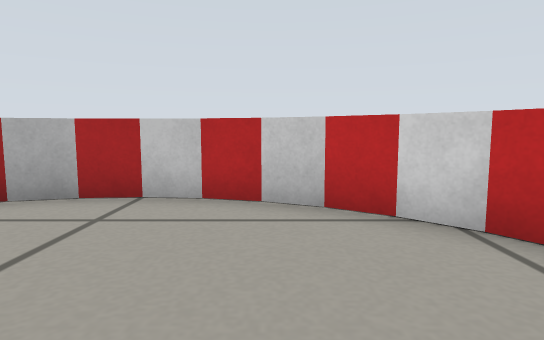
[1] (above)

15 first-person views from a walk through a world built for the Gazebo simulator. The camera is 0.25 m above the floor, tilts 6° down and sees 75° across. The floor is counted in squares, 0.25 m on a side. Each view is taken from the middle of a square. On the plan, view 1 faces up. The plan holds only what a view shows up to about 13 squares ahead; the rest is blank. The place goes on beyond the plan.

[2]
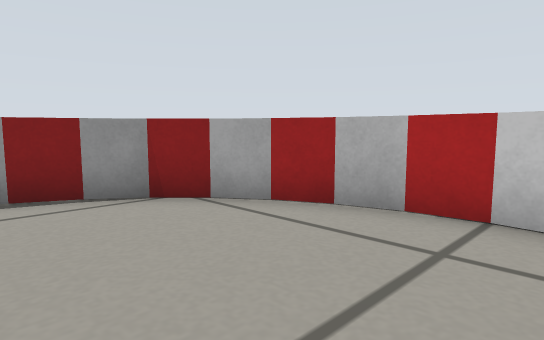

[3]
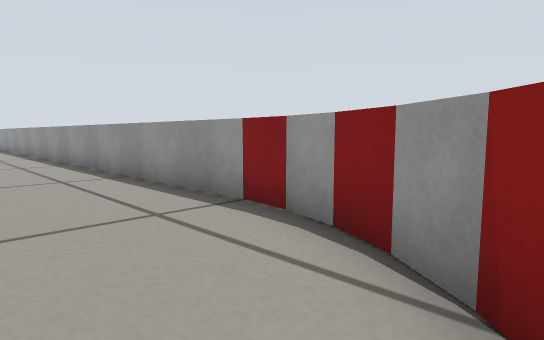

[4]
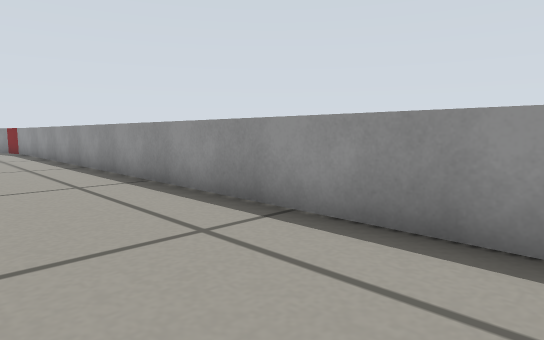

[5]
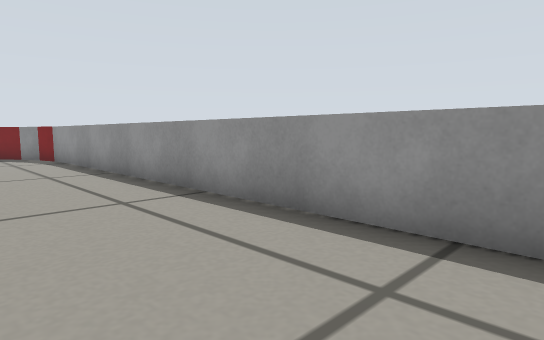

[6]
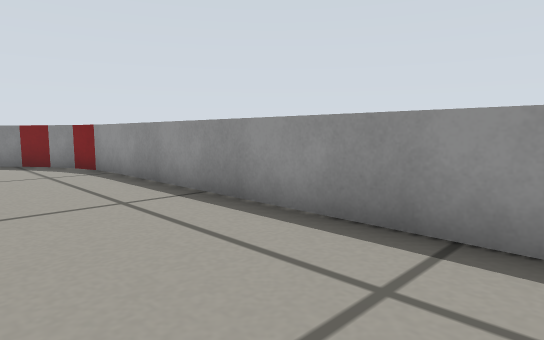

[7]
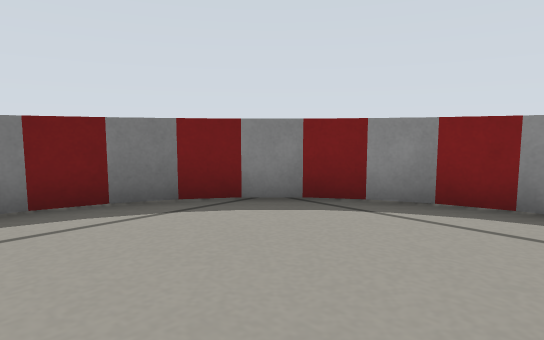

[8]
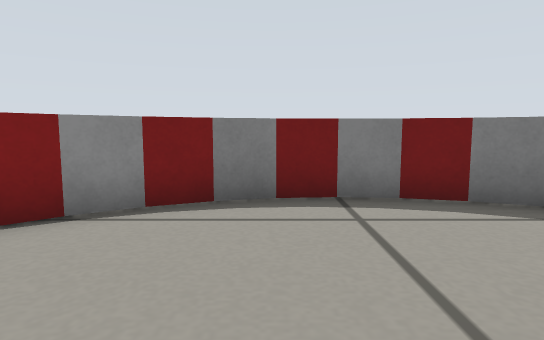

[9]
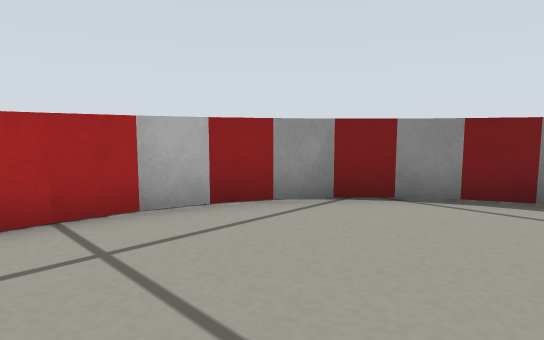

[10]
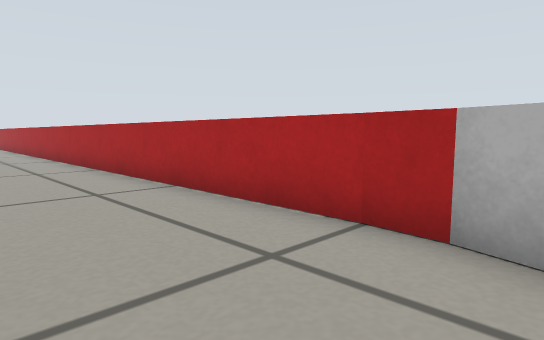

[11]
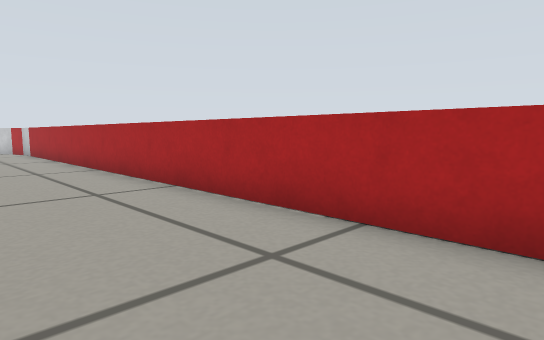

[12]
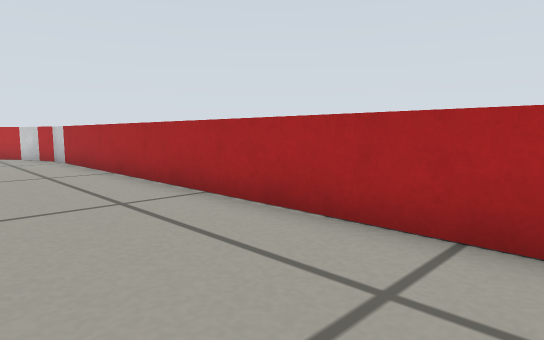

[13]
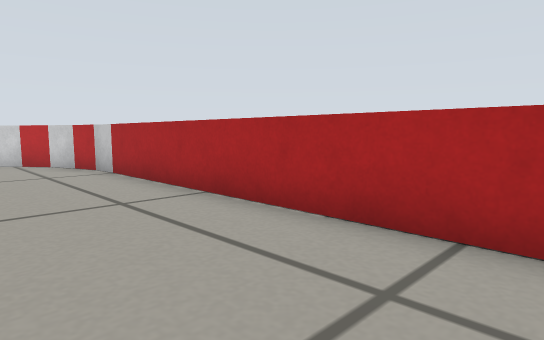

[14]
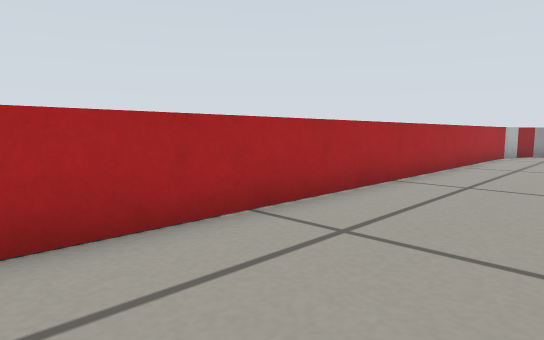

[15]
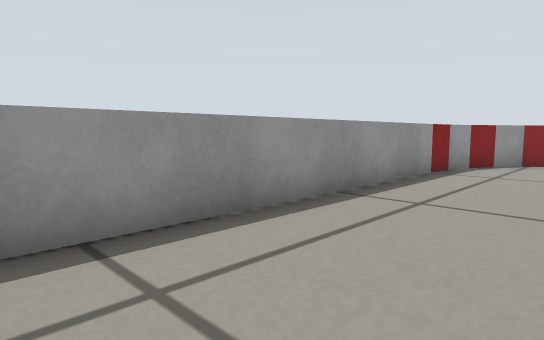

### Floor plan
Points are (right, up) in squares from view 1. A wall is a line through its corners. A room is listed if a view was taken in it or the views show most of it. See-through windows are left out.
Room 1 (views 1, 2, 3, 4, 5, 6, 7, 8, 9, 10, 11, 12, 13, 14, 15)
walls: (-7.3, -24.8) (-7.1, -25.9); (3.3, 0.9) (3.1, 1.9); (-7.4, 1) (-7.4, -25); (3.4, -25) (3.4, 1); (3.1, 1.7) (2.7, 2.8); (-7.1, -25.8) (-6.6, -26.8); (-7.1, 1.9) (-7.3, 0.9); (3, -26) (3.3, -24.9); (-6.7, -26.7) (-6.1, -27.5); (2.7, 2.7) (2.1, 3.5); (-6.6, 2.8) (-7.1, 1.8); (2.6, -26.8) (3.1, -25.8); (-6.2, -27.4) (-5.4, -28.2); (2.1, -27.5) (2.7, -26.6); (2.2, 3.5) (1.5, 4.2); (-5.5, -28.1) (-4.6, -28.7); (1.5, 4.1) (0.7, 4.7); (-5.4, 4.2) (-6.1, 3.5) (-6.7, 2.6); (1.4, -28.2) (2.2, -27.4); (0.8, 4.6) (-0.1, 5.1) (-1.1, 5.3); (-4.6, 4.7) (-5.5, 4.1); (0.6, -28.7) (1.5, -28.1); (-4.7, -28.7) (-3.8, -29.1); (-3.9, -29) (-2.9, -29.3); (-3.8, 5.1) (-4.8, 4.6); (-0.2, -29.1) (0.8, -28.6); (-2.9, 5.3) (-3.9, 5.1); (-1.1, -29.3) (-0.1, -29); (-1, 5.3) (-2, 5.4); (-3.1, -29.3) (-1.9, -29.4); (-2.1, -29.4) (-1, -29.3); (-1.9, 5.4) (-3, 5.3)

Where each view was taken, in squares from view 1:
view 1: 0 up, 0 right, facing up
view 2: 1 up, 1 left, facing up-left
view 3: 4 up, 4 left, facing down-left
view 4: 5 down, 4 left, facing down-left
view 5: 11 down, 4 left, facing down-left
view 6: 15 down, 4 left, facing down-left
view 7: 24 down, 2 left, facing down-left
view 8: 24 down, 1 left, facing down
view 9: 23 down, 1 left, facing down-right
view 10: 26 down, 0 right, facing up-right
view 11: 18 down, 0 right, facing up-right
view 12: 13 down, 0 right, facing up-right
view 13: 9 down, 0 right, facing up-right
view 14: 9 down, 0 right, facing down-right
view 15: 9 down, 4 left, facing up-left
